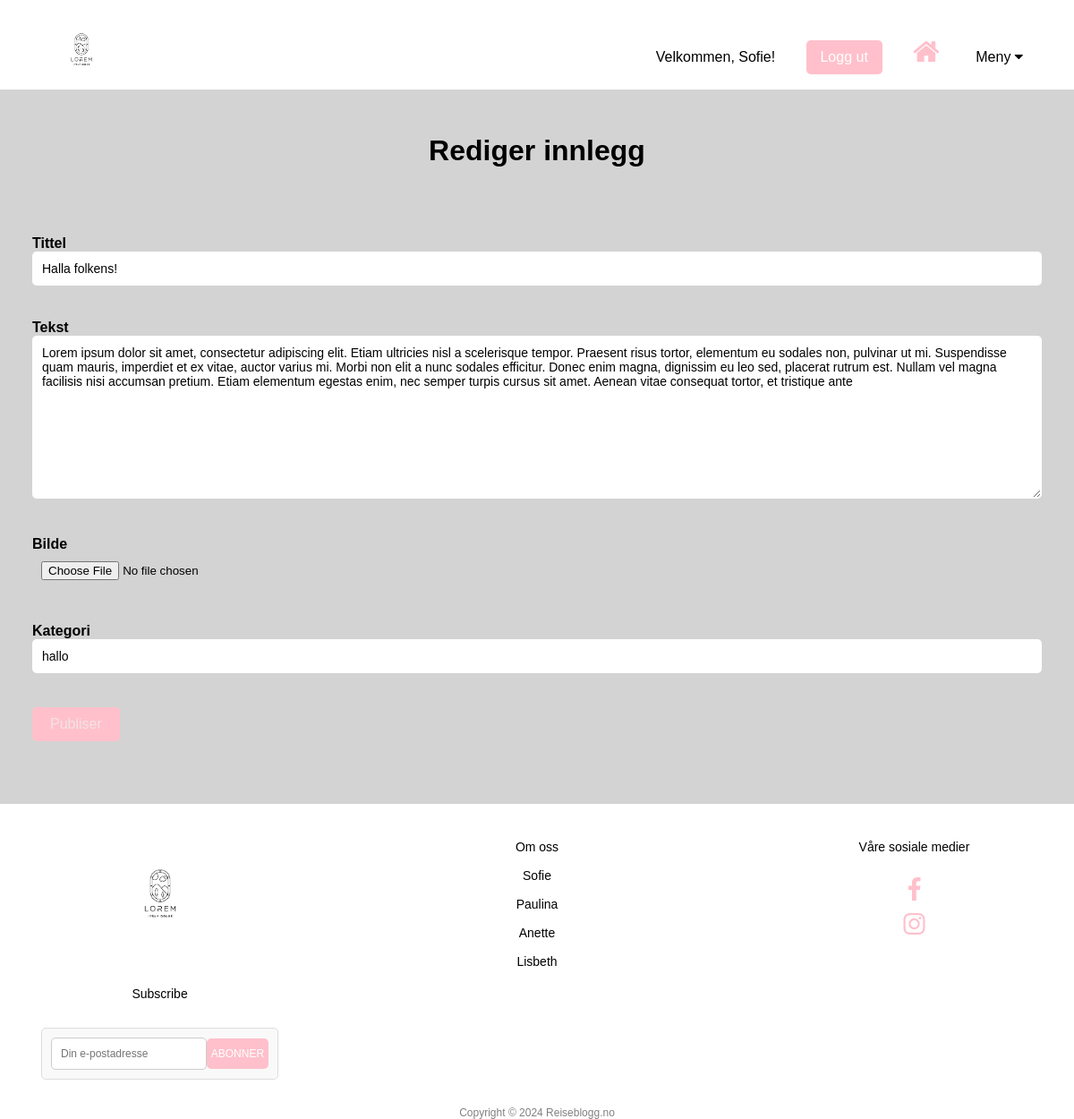
Page /edit_post/1 (signed in) on the committed database.
### tables this page shows
CREATE TABLE admins (
                                admin_id INTEGER PRIMARY KEY,
                                email VARCHAR(50),
                                password_hash VARCHAR(50),
                                first_name VARCHAR(20)
                            );

CREATE TABLE posts (
                                post_id INTEGER PRIMARY KEY AUTOINCREMENT,
                                title TEXT NOT NULL,
                                image IMAGE BLOB NOT NULL,
                                body TEXT NOT NULL,
                                tags TEXT NOT NULL,
                                publish_date TEXT NOT NULL,
                                admin_id INTEGER,
                                FOREIGN KEY (admin_id) REFERENCES admins(admin_id)
                            );

### app.py (the view, shortened to what this page needs)
@app.route("/edit_post/<int:post_id>", methods=['GET', 'POST'])
def edit_post(post_id):
    if 'email' not in session:
        flash("Du må være logget inn som admin for å redigere innlegg.", "danger")
        return redirect(url_for('login'))
    conn = get_db()
    cur = conn.cursor()
    cur.execute("SELECT admin_id FROM admins WHERE email = ?", (session['email'],))
    admin = cur.fetchone()
    if not admin:
        flash("Du har ikke tilgang til å redigere innlegg.", "danger")
        return redirect(url_for('innlegg'))
    cur.execute("SELECT * FROM posts WHERE post_id = ?", (post_id,))
    post = cur.fetchone()
    if not post:
        flash("Innlegget eksisterer ikke.", "danger")
        return redirect(url_for('innlegg'))
    if post['admin_id'] != admin['admin_id']:
        flash("Du har ikke tillatelse til å redigere dette innlegget.", "danger")
        return redirect(url_for('innlegg'))
    form = PostForm()
    form.title.data = post['title']
    form.body.data = post['body']
    form.tags.data = post['tags']
    return render_template('edit.html', title="Rediger Innlegg", form=form)

### forms.py
class PostForm(FlaskForm):
    title = StringField('Tittel', validators=[DataRequired()])
    body = TextAreaField('Tekst', validators=[DataRequired()])
    image = FileField('Bilde')
    tags = StringField('Kategori')
    submit = SubmitField('Publiser')

### app.py (called while the page is built)
def get_db():
    if not hasattr(g, "_database"):
        g._database = sqlite3.connect("./data/database.db")
        g._database.row_factory = sqlite3.Row
    return g._database

@app.teardown_appcontext
def teardown_db(error):
    db = getattr(g, '_database', None)
    if db is not None:
        db.close()

### templates/edit.html (shortened to what this page needs)
{% extends "base.html" %}
{% block body %}
<div class="innlegg-container">
    <h1>Rediger innlegg</h1>
    <form method="POST" enctype="multipart/form-data">
        <div>
            {{ form.title.label }}<br>
            {{ form.title(size=150) }}<br>
        </div><br>
        <div>
            {{ form.body.label }}<br>
            {{ form.body(rows=10, cols=125) }}<br>
        </div><br>
        <div>
            {{ form.image.label }}<br>
            {{ form.image() }}<br>
        </div><br>
        <div>
            {{ form.tags.label }}<br>
            {{ form.tags(size=150) }}<br>
        </div><br>
        <div>
            {{ form.submit(class="publiser") }}
        </div>
    </form>
</div>
{% endblock %}

### templates/base.html (shortened to what this page needs)
<!DOCTYPE html>
<html lang="no">
<head>
    <link rel="stylesheet" href="{{ url_for('static', filename='style.css') }}"/>
    <link rel="stylesheet" href="https://cdnjs.cloudflare.com/ajax/libs/font-awesome/4.7.0/css/font-awesome.min.css" />
</head>
<body>
<header>
    <nav>
        <a href="{{ url_for('index') }}"><img src="{{ url_for('static', filename='images/logo.avif') }}" class="logo"></a>
        <ul class="nav-list">
            <li>{% if session.email %}
                <p>Velkommen, {{ session.first_name }}!</p></li>
            <li id="login">
                <form action="{{ url_for('logout') }}" method="post" id="logout-form">
                    <button type="submit" class="logg_inn">Logg ut</button>
                </form>
                {% else %}
                <button class="logg_inn"><a href="{{ url_for('login') }}">Logg inn</a></button>
                {% endif %}
            </li>
            <li><a href="{{ url_for('index') }}"><i class="fa fa-home fa-2x fa-brands"></i></a></li>
            <li>
                <div class="meny">
                    <button class="meny-btn">Meny <i class="fa fa-caret-down"></i></button>
                </div>
            </li>
        </ul>
    </nav>
</header>
{% block body %}{% endblock %}
<footer>
    <div class="footer-list">
        <ul>
            <li><a href="{{ url_for('index') }}"><img src="{{ url_for('static', filename='images/logo.avif') }}" class="logo-footer"></a></li>
            <li>
                <p><a href="{{ url_for('oss') }}">Om oss</a></p>
                <br><p><a href="{{ url_for('sofie') }}">Sofie</a></p>
                <br><p><a href="{{ url_for('paulina') }}">Paulina</a></p>
                <br><p><a href="{{ url_for('anette') }}">Anette</a></p>
                <br><p><a href="{{ url_for('lisbeth') }}">Lisbeth</a></p>
            </li>
            <li><p>Våre sosiale medier</p>
                <br>
                <a href="https://www.facebook.com/"><i class="fa fa-facebook fa-2x fa-brands"></i></a>
                <br>
                <a href="https://www.instagram.com/"><i class="fa fa-instagram fa-2x fa-brands"></i></a>
            </li>
            <li><p>Subscribe</p><br>
                <form action="{{ url_for('subscribe') }}" method="post" class="subscribe-form" onsubmit="return checkEmail()">
                    <input maxlength="50" id="abonner" placeholder="Din e-postadresse" type="email" name="email" class="input">
                    <button type="submit" class="subscribe-btn">ABONNER</button>
                </form>
            </li>
        </ul>
    </div>
    <div class="copyright"><p>Copyright © 2024 Reiseblogg.no</p></div>
</footer>
</body>
</html>

### static/style.css (style rules this page uses)
* { margin: 0; box-sizing: border-box; font-family: sans-serif; }
header { height: 100px; width: 100%; padding: 0 3%; background-color: white; position: fixed; z-index: 10000; }
nav { display: flex; align-items: center; justify-content: space-between; }
.logo { height: 80px; margin: 15px; }
nav ul li { display: inline-block; margin: 0 15px; }
nav ul li a { text-decoration: none; color: black; padding: 5px 0; }
.meny { display: inline-block; position: relative; }
.meny-btn { background-color: white; border: none; font-size: 16px; }
.logg_inn, .registrer, .oss { color: white; padding: 10px 10px; border: none; border-radius: 5px; font-size: 16px; }
.logg_inn { background-color: pink; cursor: pointer; width: 85px; }
footer { height: 250px; width: 100%; background-color: white; position: relative; bottom: 0; padding: 30px 3%; justify-content: center; align-items: center; font-size: 14px; }
.logo-footer { height: 120px; }
.footer-list ul { display: flex; flex-wrap: wrap; justify-content: space-between; list-style-type: none; padding: 0; margin: 0; }
.footer-list li { margin: 10px; float: left; text-align: center; width: 23.5%; list-style-type: none; }
.footer-list li a { text-decoration: none; color: black; }
#abonner { border-radius: 5px; }
.subscribe-form { display: flex; justify-content: center; align-items: center; padding: 10px; background-color: #f9f9f9; border: 1px solid #ddd; border-radius: 5px; }
.input { padding: 10px; font-size: 12px; border: 1px solid #ccc; border-radius: 5px; width: 100%; max-width: 250px; }
.subscribe-btn { padding: 10px 5px; font-size: 12px; color: #fff; background-color: pink; border: none; border-radius: 5px; cursor: pointer; }
.copyright { margin-top: 20px; text-align: center; font-size: 12px; color: grey; }
.fa-brands { color: pink; padding-top: 10px; }
.innlegg-container { padding: 150px 3% 50px 3%; background-color: lightgrey; display: flex; flex-direction: column; align-items: center; }
.innlegg-container h1 { margin-bottom: 20px; }
form { width: 100%; margin-top: 5%; }
form div { margin-bottom: 20px; }
form label { font-weight: bold; }
form input[type="text"], form textarea { width: 100%; padding: 10px; border: 1px solid #b1b1b100; border-radius: 5px; font-size: 14px; }
form input[type="password"], form textarea { width: 100%; padding: 10px; border: 1px solid #b1b1b100; border-radius: 5px; font-size: 14px; }
form input[type="file"] { width: 100%; padding: 10px; }
.publiser { background-color: pink; color: #f2e3e3; padding: 10px 20px; border: none; border-radius: 5px; font-size: 16px; cursor: pointer; transition: background-color 0.3s ease; }

### rows in the picture
admins: first_name "Sofie"
posts: title "Halla folkens!", body "Lorem ipsum dolor sit amet, consectetur adipiscing elit. Etiam ultricies nisl a scelerisque tempor. Praesent risus tortor, elementum eu sodales non, pulvinar ut mi. Suspendisse quam mauris, imperdiet et ex vitae, auctor varius mi. Morbi non elit a nunc sodales efficitur. Donec enim magna, dignissim eu leo sed, placerat rutrum est. Nullam vel magna facilisis nisi accumsan pretium. Etiam elementum egestas enim, nec semper turpis cursus sit amet. Aenean vitae consequat tortor, et tristique ante", tags "hallo"
